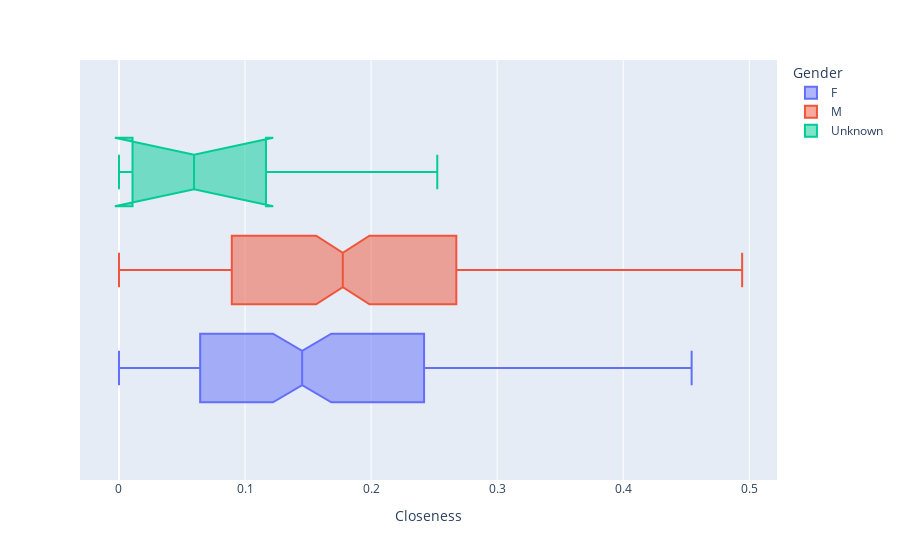

Notebook code cell kept with this figure:
### Code cell
fig = px.box(df, x="Closeness", color="Gender", notched=True)
fig.show()

### Figure 1 — Plotly figure (JSON) as saved in the notebook; plotly's stock layout.template omitted (floating-point values rounded to 4 significant figures; data arrays with more than 128 entries replaced by an {"elided": "..."} marker saying what was removed)
{"data": [{"alignmentgroup": "True", "hovertemplate": "Gender=F<br>Closeness=%{x}<extra></extra>", "legendgroup": "F", "marker": {"color": "#636efa"}, "name": "F", "notched": true, "offsetgroup": "F", "orientation": "h", "showlegend": true, "type": "box", "x": {"elided": "146 float values"}, "x0": " ", "xaxis": "x", "y0": " ", "yaxis": "y"}, {"alignmentgroup": "True", "hovertemplate": "Gender=M<br>Closeness=%{x}<extra></extra>", "legendgroup": "M", "marker": {"color": "#EF553B"}, "name": "M", "notched": true, "offsetgroup": "M", "orientation": "h", "showlegend": true, "type": "box", "x": {"elided": "176 float values"}, "x0": " ", "xaxis": "x", "y0": " ", "yaxis": "y"}, {"alignmentgroup": "True", "hovertemplate": "Gender=Unknown<br>Closeness=%{x}<extra></extra>", "legendgroup": "Unknown", "marker": {"color": "#00cc96"}, "name": "Unknown", "notched": true, "offsetgroup": "Unknown", "orientation": "h", "showlegend": true, "type": "box", "x": [0, 0.009202, 0.05954, 0.1323, 0.01534, 0.06945, 0.2525], "x0": " ", "xaxis": "x", "y0": " ", "yaxis": "y"}], "layout": {"autosize": true, "boxmode": "group", "legend": {"title": {"text": "Gender"}, "tracegroupgap": 0}, "margin": {"t": 60}, "xaxis": {"anchor": "y", "autorange": true, "domain": [0, 1], "range": [-0.03093, 0.522], "title": {"text": "Closeness"}, "type": "linear"}, "yaxis": {"anchor": "x", "autorange": true, "domain": [0, 1], "range": [-0.5, 0.5], "type": "category"}}}
